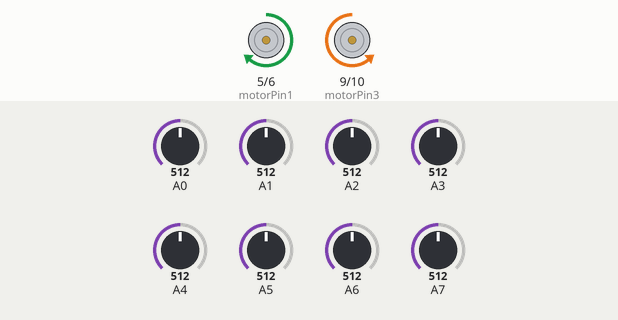
The sketch below on a simulated Arduino Uno, built with avr-gcc and run on an emulated ATmega328P. On the bench: motor-driver pin pairs drawn as motors (green arrow = first pin HIGH = forward, orange = second pin HIGH = backward, longer = more drive). The test bench sets the inputs (shaded band); at power-on: A2 = 512, A3 = 512, A4 = 512, A5 = 512, A0 = 512, A1 = 512, A6 = 512, A7 = 512. What the sketch prints to the serial monitor is not drawn.

Above: at 3.2 s.
3.3 s: A2 set to 495
At 4.5 s:
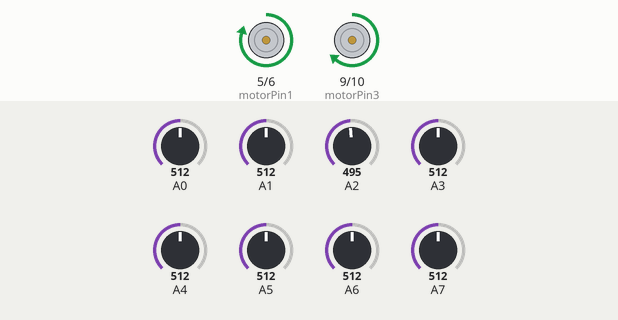
4.8 s: A3 set to 500
At 6.1 s:
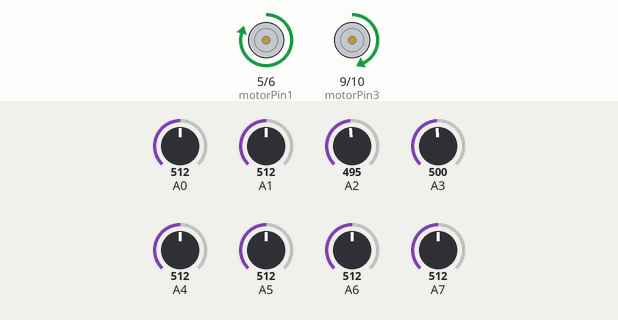
6.4 s: A4 set to 504
At 6.9 s:
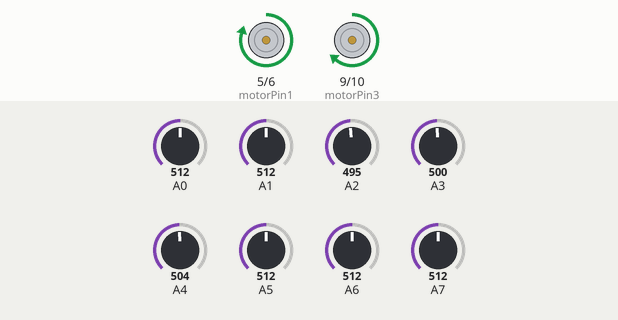
7.9 s: A5 set to 306
At 8.3 s:
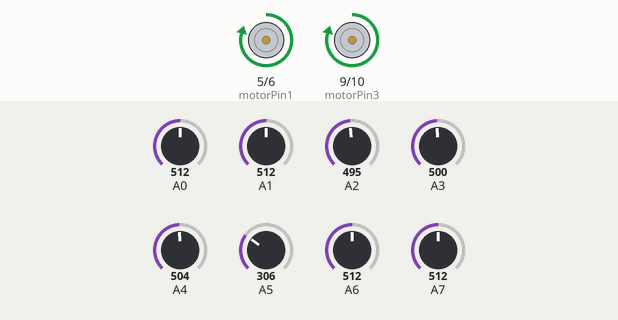
9.4 s: A2 set to 716
At 9.8 s:
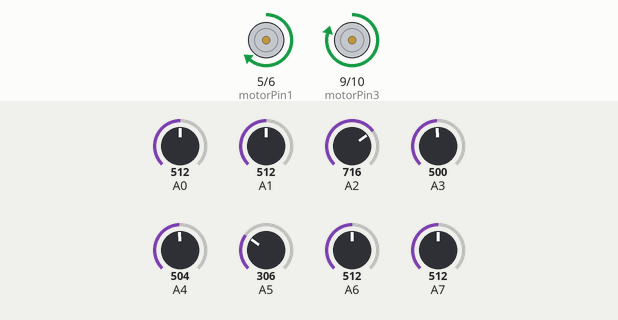
11.0 s: A3 set to 716
At 11.6 s:
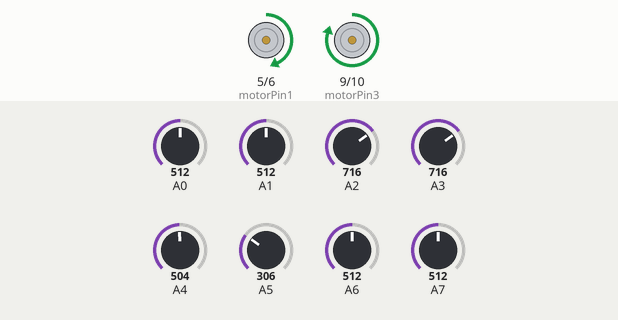
Timing chart, 0 to 13.5 s (numbered marks = the images above; inputs shaded):
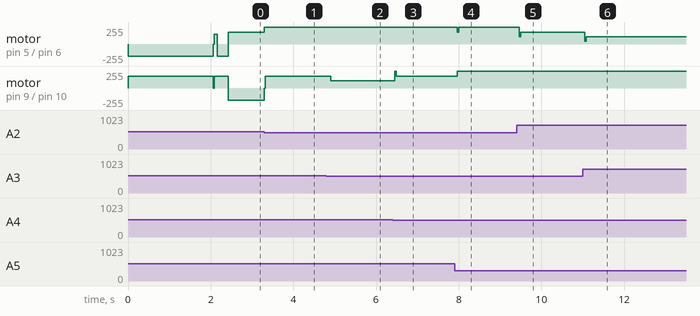

The sketch:

Phoenix_MIST_2ndRound_cavetest_HARDCODE.ino
```cpp
#define sensorNum 8
#define rotationSpeed 180
int maxSpeed = 250; //185

int trueSpeed = 250;
int sonarSpeed = 180;

int blackLimit[sensorNum];

const int motorPin1 = 5,motorPin2 = 6;        //right motor
const int motorPin3 = 9,motorPin4 = 10;       //left motor

float error, prevError=0;
float mappedValue, targetValue = 7;

float safety=0.35;

float kp=70;                         //60
float kd=70;                      //200

float sonar_kp = 25;
float sonar_kd = 40;

int motorResponse;
float correction;

int digitalReading[sensorNum];
int leftSpeed,rightSpeed;
int pidAllBlack=0,rightIRsBlack=0,stopAllBlack=0 ;
int leftIR=0,rightIR=0;
int contiBlack=30,stopCounter=0;
int contiWhite=10,resetIRCounter=0;
float time=3;

int danceCount=0;

int prev, curr, diff;
int danceDelay = 300;
int gapDelay = 2000;

const int rSonarTrig = 12;
const int rSonarEcho = 11;

const int fSonarTrig = 8;
const int fSonarEcho = 7;

const int lSonarTrig = 4;
const int lSonarEcho = 3;

int sonarTimer=0;

long fDistance;
long rFDistance;
long rBDistance;
long difference;

int caveSpeed=150;

int sonarFinishKey=0,ringCompleteKey=0,sonarActive=0;

void setup()
{
  //initialize IR pins
  for(int i = 0; i < sensorNum; i++)
  {
    pinMode(A0 + i, INPUT);
  }

  //initialize motor pins
  pinMode(motorPin1, OUTPUT);
  pinMode(motorPin2, OUTPUT);
  pinMode(motorPin3, OUTPUT);
  pinMode(motorPin4, OUTPUT);

  pinMode(fSonarTrig, OUTPUT);
  pinMode(fSonarEcho, INPUT);
  pinMode(rSonarTrig, OUTPUT);
  pinMode(rSonarEcho, INPUT);
  pinMode(lSonarTrig, OUTPUT);
  pinMode(lSonarEcho, INPUT);

    Serial.begin(38400); //8F56
calibration();


}


void loop()
{

//sensorRead();

sensorMapping();
/*
Serial.println(mappedValue);
Serial.println();
Serial.print(leftSpeed);
Serial.print(" ");
Serial.print(rightSpeed);
Serial.println();
*/
// For IR Reading
for(int i = 0; i < sensorNum; i++)


{
  //Serial.print(analogRead(A0+i));
  if(analogRead(A0+i)<blackLimit[i])
 Serial.print("B");
 else Serial.print("W");
 Serial.print(" ");
 Serial.print(analogRead(A0+i));
 Serial.print(" && ");
 Serial.print(blackLimit[i]);
 Serial.print(" ||| ");
}
Serial.println();
Serial.print(leftIR);
Serial.print(" & ");
Serial.println(rightIR);


  if(stopCounter>contiBlack)
  {
  while(stopAllBlack==1){brake(); sensorMapping();}
  }

if(sonarFinishKey==0 && ringCompleteKey>1)
{

  triggerSonars();
  kp = sonar_kp;
  kd = sonar_kd;
  maxSpeed = sonarSpeed;

  if (fDistance<20 && fDistance >5)
  {
    sonarActive = 1;
    brake();
    delay(50);
    for(int i=0;i<3;i++)
    {
      delay(10);
      triggerSonars();
      if ( fDistance>20 )
      {
        sonarActive=0;
      }

    }

    if(sonarActive==1)
    {
    maxSpeed = trueSpeed;
    curveRun();
    }
    else
    {
      sensorMapping();
      pid();
      motor(leftSpeed,rightSpeed);
    }

  }
}
  //ring condition
  if(digitalReading[3]==1  && digitalReading [7]==1 || digitalReading[0] == 1 && digitalReading[6] == 1)
  {

        plannedCRotate();
        delay(300);

        sensorMapping();


    pid();
    motor(leftSpeed,rightSpeed);
    ringCompleteKey+=1;

  }


 if(mappedValue!=100)
   {

      pid();
      motor(leftSpeed,rightSpeed);

   }

 else
  {


       if (leftIR==0 && rightIR==1)
      {{while((mappedValue==100))
      {plannedCRotate();
      sensorMapping();
      }
      pid();
      motor(leftSpeed,rightSpeed);
      } rightIR=0;}

      else  if (leftIR==1 && rightIR==0)
      {{while ((mappedValue==100))
      {plannedACRotate();
      sensorMapping();
      }
      pid();
      motor(leftSpeed,rightSpeed);
      } leftIR=0;}

      else
      {
        if(sonarFinishKey==0)
        {
          forwardDance();
          danceCount+=1;
        }
        else
        {
          pid();
          motor(maxSpeed,maxSpeed);
        }
      }

   }
 }


void pid()
{

  error=targetValue-mappedValue;
  correction=(kp*error)+(kd*(error-prevError));
  prevError=error;
  motorResponse=(int)correction;

 if(motorResponse>maxSpeed) motorResponse=maxSpeed;

if(motorResponse<-maxSpeed) motorResponse=-maxSpeed;

   if(motorResponse>0)
  {
    rightSpeed=maxSpeed;
    leftSpeed=maxSpeed-motorResponse;
  }
  else
  {
    rightSpeed=maxSpeed+ motorResponse;
    leftSpeed=maxSpeed;
  }

}

void motor(int left, int right)
{

  if(right>0)
  {
  analogWrite(motorPin1,right);
  analogWrite(motorPin2,0);
  }
  else
  {
    analogWrite(motorPin1,0);
    analogWrite(motorPin2,-right);
  }

  if(left>0)
  {
  analogWrite(motorPin3,left);
  analogWrite(motorPin4,0);
  }
  else
  {
   analogWrite(motorPin3,0);
   analogWrite(motorPin4,-left);
  }

 }


void brake(void)
{
  analogWrite(motorPin1, 0);
  analogWrite(motorPin2, 0);
  analogWrite(motorPin3, 0);
  analogWrite(motorPin4, 0);
}

void plannedACRotate()
{
  analogWrite(motorPin1,rotationSpeed);
  analogWrite(motorPin2, 0);
  analogWrite(motorPin3, 0);
  analogWrite(motorPin4,rotationSpeed);

}

void plannedCRotate()
{
  analogWrite(motorPin1,0);
  analogWrite(motorPin2, rotationSpeed);
  analogWrite(motorPin3, rotationSpeed);
  analogWrite(motorPin4,0);

}


void forwardDance(void)
{

int loopCounter = (int) (danceDelay / diff);
int gapSearch = (int) (gapDelay/diff);

  for(int i = gapSearch; i > 0; i--)
  {
    motor(150,150);

    if(mappedValue != 100)
    {
      pid();
      motor(leftSpeed, rightSpeed);
      return;
    }

  }


  for(int i = loopCounter; i > 0; i--)
  {

  plannedCRotate();
  sensorMapping();

   if(mappedValue != 100)
   {
    pid();
    motor(leftSpeed, rightSpeed);
    return;
   }

  }

  while(1)
  {
  plannedACRotate();
  sensorMapping();

   if(mappedValue != 100)
   {
    pid();
    motor(leftSpeed, rightSpeed);
    return;
   }

  }

}


long mstocm(long microseconds)
{

  return (microseconds*346.3)/2/10000;
}

// variables used triggered time oldTime interruptVariable distance

long trigger(int trigPin,int echoPin)
{
  unsigned long oldTime;
  unsigned long time;
  unsigned long timeLimit=2000;

  digitalWrite(echoPin,LOW);
  digitalWrite(trigPin, LOW);
  delayMicroseconds(2);
  digitalWrite(trigPin, HIGH);
  delayMicroseconds(10);
  digitalWrite(trigPin, LOW);


  while(digitalRead(echoPin)==LOW);

  oldTime=micros();
  while(digitalRead(echoPin)==HIGH&&(micros()-oldTime<timeLimit));
  time=micros()-oldTime;


  long distance =  mstocm(time);

  Serial.print("               ");
  //Serial.println(distance);

  return distance;
}


void triggerSonars()
{
  Serial.println("             ");
  int sonarDelay=10;  //use 50 if 50 works fine


  if(millis()-sonarTimer<sonarDelay)
   delay(sonarDelay-millis()-sonarTimer);

  fDistance=trigger(fSonarTrig,fSonarEcho);
  rFDistance=trigger(rSonarTrig,rSonarEcho);
  rBDistance=trigger(lSonarTrig,lSonarEcho);
  difference=rFDistance-rBDistance;
  sonarTimer=millis();
  Serial.println("           ");
}

void curveRun()
{
  plannedCRotate();
  delay(300);
  motor(maxSpeed,maxSpeed-20);
  delay(350);
  plannedACRotate();
  delay(300);
  motor(maxSpeed,maxSpeed-20);
  delay(300);

  triggerSonars();
  delay(10);
  while(fDistance>15 || fDistance<5)
  {
      triggerSonars();
      delay(10);
  }
  plannedACRotate();
  delay(300);
  motor(maxSpeed,maxSpeed-20);
  delay(300);
  caveCode();

}

void caveCode()
{
  sensorMapping();

  /*
  while(mappedValue==100)
  {
    triggerSonars();
    delay(10);
    Serial.print("Difference: ");
    Serial.print(difference);
    Serial.println();
    if(difference>2 && difference<80)
    {
      motor(caveSpeed+difference*100,caveSpeed-20);
      delay(100);
      Serial.print("Dane");

    }

    else if(difference < -2)
    {
      motor(caveSpeed,caveSpeed-20-difference*100);
      delay(100);
      Serial.print("Bame");
    }

    else if(difference > 80 )
    {
      do
      {
      motor(maxSpeed, maxSpeed);
      sensorMapping();
      }while(mappedValue == 100);


    }
    else
    {
      motor(caveSpeed,caveSpeed-20);  //The minus because bot bends left
      delay(100);
      Serial.print("Shoja");
    }
    sensorMapping();
  } */

  do
  {
    sensorMapping();
    motor(maxSpeed, maxSpeed - 20);
  } while(mappedValue == 100);


  pid();
  motor(leftSpeed,rightSpeed);
  sonarFinishKey=1;
}

void delta_caveCode()
{
  sensorMapping();
  Serial.print("Difference: ");
  Serial.print(difference);
  Serial.println();

  while(mappedValue==100)
  {
    triggerSonars();
    delay(10);
    if(difference>5 )
    {
      motor(caveSpeed+difference*7,caveSpeed-40);
      delay(20);
      Serial.print("Dane");

    } else
    {
      motor(caveSpeed,caveSpeed-40);  //The minus because bot bends left
      delay(20);
      Serial.print("Shoja");
    }
    sensorMapping();
  }
  pid();
  motor(leftSpeed,rightSpeed);
}


 //auto calibration
void sensorMapping()
{
int sum=0,pidDetect=0, stopDetect=0;


 for (int i = 0; i <sensorNum; i++)
  {

    if (analogRead(A0+i) < blackLimit[i])
     {

      if(i>1 && i<6) {sum += i*2; pidDetect++;}
      stopDetect++;
      digitalReading[i]= 1;
    } else digitalReading[i]= 0;
    }


   if(pidDetect!=0){
  mappedValue = sum / pidDetect;
   }
   else mappedValue=100;


if (digitalReading[0]==1 || digitalReading[7]==1)
{leftIR=digitalReading[0]; rightIR=digitalReading[7];resetIRCounter=0;}

if(digitalReading[0]==0 && digitalReading[sensorNum-1]==0)
{
 resetIRCounter++;
 if(resetIRCounter>contiWhite)
 {
 leftIR=0;
 rightIR=0;
 }
}

if(pidDetect>=6)
{pidAllBlack=1;}else pidAllBlack=0;

if(stopDetect==sensorNum)
{
stopAllBlack=1;
stopCounter++;

} else {stopAllBlack=0; stopCounter = 0;}

}


void calibration()
{
  plannedCRotate();
  float upSum = 0,lowSum = 0;
  int sensorArray[sensorNum][2];

  for(int i = 0; i < sensorNum; i++)
    {
      sensorArray[i][0] = analogRead(A0+i);
      sensorArray[i][1] = analogRead(A0+i);
    }


  int loopCounter = (int)(time * 1000 / 2.5);
  while(loopCounter)
  {
    for(int i = 0; i < sensorNum; i++)
    {
      if(analogRead(A0+i)<sensorArray[i][0]) sensorArray[i][0]=analogRead(A0+i);
      if(analogRead(A0+i)>sensorArray[i][1]) sensorArray[i][1]=analogRead(A0+i);
    }
  loopCounter--;

  }

 for(int i=0; i < sensorNum; i++)
  blackLimit[i] = (int)(sensorArray[i][0] + safety * (sensorArray[i][1] - sensorArray[i][0]));
prev = millis();
sensorMapping ();
curr= millis();
diff = curr - prev;

  brake();


}
```

Measured:
- the behaviour switches between 512 and 511 on A2 (found by bisection; images 0 and 1)
- the behaviour switches between 512 and 511 on A3 (found by bisection; images 1 and 2)
- the behaviour switches between 512 and 511 on A4 (found by bisection; images 2 and 3)
- after the input at 3.3 s, motor on pin 5 (motorPin1) / pin 6 (motorPin2): forward 180/255 → forward 250/255 at once; motor on pin 9 (motorPin3) / pin 10 (motorPin4): backward 180/255 → forward 180/255 at once
- after the input at 4.8 s, motor on pin 9 (motorPin3) / pin 10 (motorPin4): forward 180/255 → forward 110/255 after 0.11 s
- after the input at 6.4 s, motor on pin 9 (motorPin3) / pin 10 (motorPin4): forward 110/255 → forward 180/255 after 0.05 s
- after the input at 7.9 s, motor on pin 5 (motorPin1) / pin 6 (motorPin2): forward 250/255 → forward 180/255 after 0.06 s, → forward 250/255 0.04 s later; motor on pin 9 (motorPin3) / pin 10 (motorPin4): forward 180/255 → forward 250/255 after 0.06 s
- after the input at 9.4 s, motor on pin 5 (motorPin1) / pin 6 (motorPin2): forward 250/255 → forward 180/255 after 0.07 s
- after the input at 11.0 s, motor on pin 5 (motorPin1) / pin 6 (motorPin2): forward 180/255 → forward 110/255 after 0.05 s
